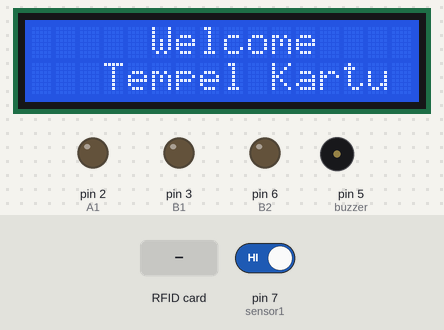
This sketch was run on a simulated Arduino Uno, built with avr-gcc and run on an emulated ATmega328P. Shown: 16×2 character LCD, output pins drawn as LEDs (lit = HIGH), buzzer (waves = sounding, pin HIGH). The test bench sets the inputs (shaded band); at power-on: pin 7 (sensor1) HIGH. What the sketch prints to the serial monitor is not drawn.

Above: at 1.4 s.
1.5 s: RFID card 5E 7A 19 C4 held to the reader
At 2.5 s:
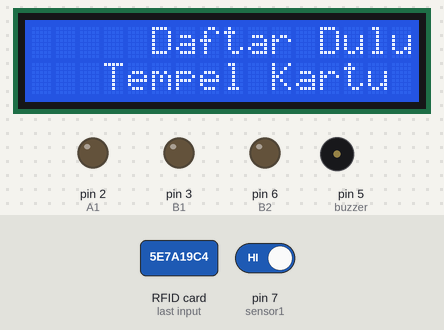
Timing chart, 0 to 4.5 s (numbered marks = the images above; inputs shaded):
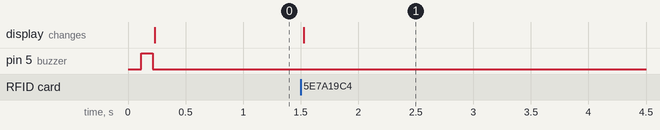

Measured:
- after the input at 1.5 s, the display: changes at once (image 1)

The sketch:

Motor_Challange.ino
```cpp
#include <SPI.h>
#include <MFRC522.h>
#include <LiquidCrystal_I2C.h>
#define B1 3 // Motor B pins
#define B2 6

int incomingByte = 0; // for incoming serial data
int input = 0;

String uidString;
LiquidCrystal_I2C lcd(0x27, 16, 2);

#define A1 2 // Motor A pins
#define A2 10
#define B1 3 // Motor B pins
#define B2 6

int outServo=2;
int buzzer = 5;
int sensor1 = 7;
int kunci1 = LOW;


#define SS_PIN 10
#define RST_PIN 9
MFRC522 mfrc522(SS_PIN, RST_PIN);

void setup() {

  pinMode(A1, OUTPUT);
  pinMode(A2, OUTPUT);
  pinMode(B1, OUTPUT);
  pinMode(B2, OUTPUT);
  digitalWrite(A1, LOW);
  digitalWrite(A2, LOW);
  digitalWrite(B1, LOW);
  digitalWrite(B2, LOW);

  Serial.begin(115200); //baudrate yang digunakan untuk komunikasi microcontroller dengan komputer
  lcd.begin();
  pinMode(buzzer, OUTPUT);
  pinMode(sensor1, INPUT);
  SPI.begin();
  mfrc522.PCD_Init();
  bunyibuzzeroke();
  Serial.println("Tempelkan Kartu");
  lcd.setCursor(5,0); lcd.print("Welcome ");
  lcd.setCursor(3,1); lcd.print("Tempel Kartu");

  pinMode(A1, OUTPUT);
  pinMode(A2, OUTPUT);
  pinMode(B1, OUTPUT);
  pinMode(B2, OUTPUT);
  digitalWrite(A1, LOW);
  digitalWrite(A2, LOW);
  digitalWrite(B1, LOW);
  digitalWrite(B2, LOW);

  // put your setup code here, to run once:

}

void loop() {

  //Serial.println(bacaSensor1);
  if ( mfrc522.PICC_IsNewCardPresent() and kunci1==0 ) {
    readRFID();
    Serial.print("Tag UID: ");
    Serial.println(uidString);
    if(uidString == "8A-37-5A-1A"){
      bunyibuzzeroke();

      analogWrite(B1, 225);
      //analogWrite(B2, 0);
      delay(100);
      digitalWrite(B1, LOW);
      //digitalWrite(B2, LOW);

      lcd.clear();
      lcd.setCursor(4,0); lcd.print("Silahkan");
      lcd.setCursor(5,1); lcd.print("Masuk");
      delay(1000);
      Serial.println("Berhasil");
      Serial.println("Gerbang Buka");
      lcd.clear(); //Untuk Menghapus karakter pada LCD
      delay(1000);
      Serial.println("Silahkan Masuk!");
      kunci1 = 1;
    }
    else if(uidString == "2F-3F-C9-95" ){
      bunyibuzzeroke();
      lcd.setCursor(5,0); lcd.print("Silahkan ");
      lcd.setCursor(3,1); lcd.print("Masuk");
      Serial.println("Berhasil");
      Serial.println("Gerbang Buka");
      delay(1000);
      Serial.println("Silahkan Masuk!");
      kunci1 = 1;
    }else{
      Serial.println("Gagal");
      lcd.setCursor(5,0); lcd.print("Daftar Dulu");
      bunyibuzzergagal();
    }
  }

  int bacaSensor1 = digitalRead(sensor1);

  if (bacaSensor1 == 0 and kunci1 == 1){
  bunyibuzzeroke();
  lcd.clear();
  delay(1000); //Jeda waktu perulagan seama 500 mili detik
  lcd.setCursor(4,0); lcd.print("Palang");
  lcd.setCursor(4,1); lcd.print("Tertutup");
  Serial.println ("Palang Tertutup");
  Serial.println (" ");
      //analogWrite(B1,0);
      analogWrite(B2, 255);
      delay(100);
      //digitalWrite(B1, LOW);
      digitalWrite(B2, LOW);
  delay(2000);
  Serial.println ("Tempelkan Kartu");
  kunci1=0;
}

}

  // put your main code here, to run repeatedly:
void readRFID(){
  mfrc522.PICC_ReadCardSerial();

  uidString = String(mfrc522.uid.uidByte[0],HEX) + "-" +
              String(mfrc522.uid.uidByte[1],HEX) + "-" +
              String(mfrc522.uid.uidByte[2],HEX) + "-" +
              String(mfrc522.uid.uidByte[3],HEX);
              uidString.toUpperCase();
}


void bunyibuzzeroke(){
  digitalWrite(buzzer,HIGH);
  delay(100);
  digitalWrite(buzzer,LOW);
}

void bunyibuzzergagal(){
  digitalWrite(buzzer,LOW);
}
```
